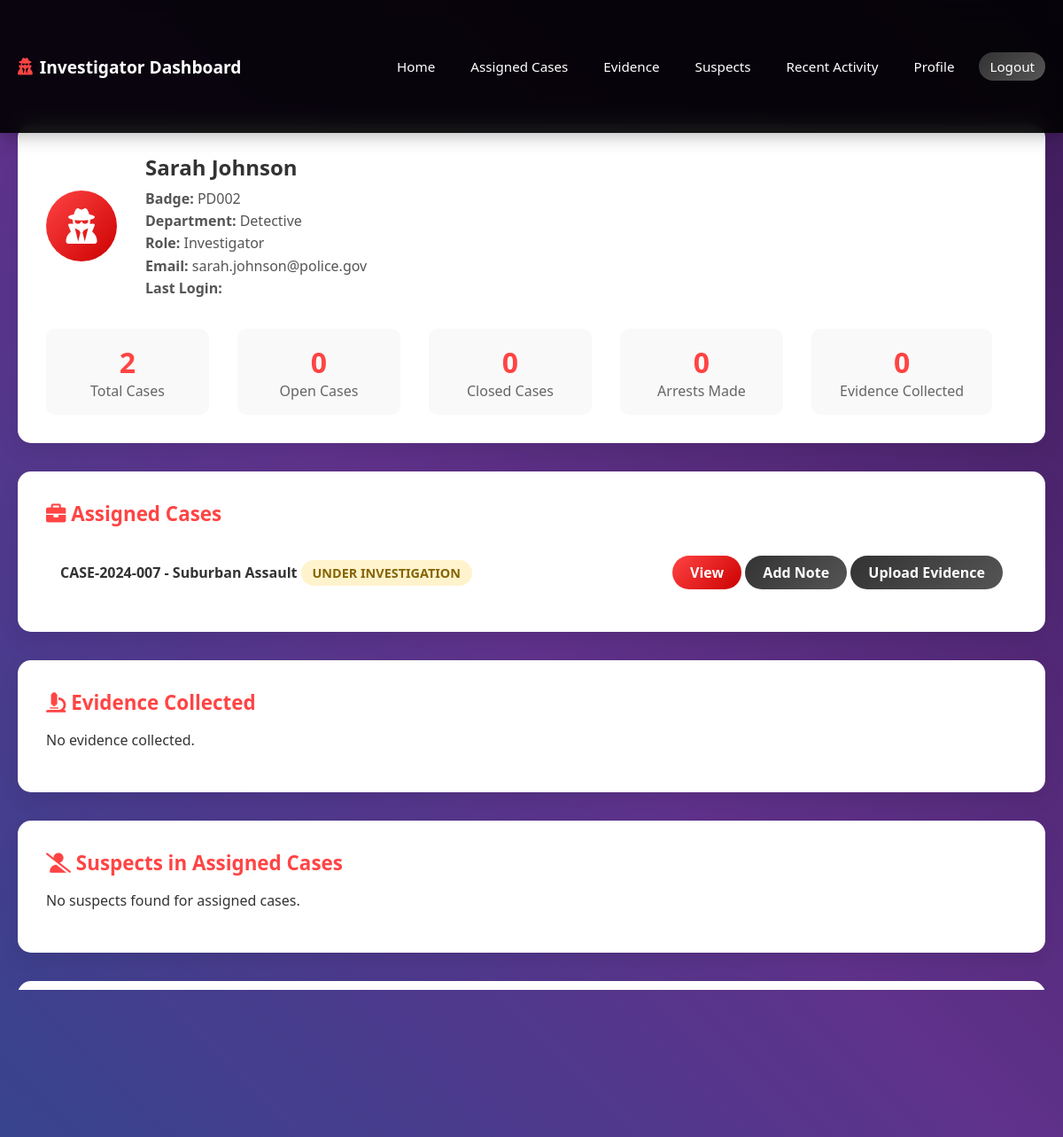
The page /modules/officers/investigator_dashboard.php (signed in) on the database its author committed.
### tables this page shows
CREATE TABLE `users` (
  `id` int(11) NOT NULL,
  `fullname` varchar(100) NOT NULL,
  `email` varchar(100) NOT NULL,
  `username` varchar(50) NOT NULL,
  `badge_number` varchar(20) NOT NULL,
  `department` varchar(50) NOT NULL,
  `role` enum('admin','officer','investigator') NOT NULL,
  `password` varchar(255) NOT NULL,
  `status` enum('active','inactive','suspended') DEFAULT 'active',
  `profile_image` varchar(255) DEFAULT NULL,
  `phone` varchar(20) DEFAULT NULL,
  `address` text DEFAULT NULL,
  `created_at` timestamp NOT NULL DEFAULT current_timestamp(),
  `updated_at` timestamp NOT NULL DEFAULT current_timestamp() ON UPDATE current_timestamp(),
  `last_login` timestamp NULL DEFAULT NULL
);

CREATE TABLE `cases` (
  `id` int(11) NOT NULL,
  `case_number` varchar(50) NOT NULL,
  `title` varchar(200) NOT NULL,
  `description` text NOT NULL,
  `case_type` enum('homicide','robbery','assault','drug_trafficking','fraud','burglary','theft','domestic_violence','sexual_assault','other') NOT NULL,
  `priority` enum('low','medium','high','urgent') DEFAULT 'medium',
  `status` enum('open','under_investigation','pending_trial','closed','cold_case') DEFAULT 'open',
  `location` varchar(200) NOT NULL,
  `incident_date` datetime NOT NULL,
  `reported_date` datetime NOT NULL,
  `assigned_officer` int(11) DEFAULT NULL,
  `lead_investigator` int(11) DEFAULT NULL,
  `estimated_value` decimal(12,2) DEFAULT 0.00,
  `created_by` int(11) NOT NULL,
  `created_at` timestamp NOT NULL DEFAULT current_timestamp(),
  `updated_at` timestamp NOT NULL DEFAULT current_timestamp() ON UPDATE current_timestamp(),
  `closed_at` timestamp NULL DEFAULT NULL
);

### modules/officers/investigator_dashboard.php (the view, shortened to what this page needs)
<?php
$servername = "localhost";
$username = "root";
$password = "";
$dbname = "criminal_management";
try {
    $conn = new PDO("mysql:host=$servername;dbname=$dbname", $username, $password);
    $conn->setAttribute(PDO::ATTR_ERRMODE, PDO::ERRMODE_EXCEPTION);
} catch(PDOException $e) {
    die("Connection failed: " . $e->getMessage());
}
$investigator_id = $_SESSION['user_id'];
$cases_sql = "SELECT c.id, c.case_number, c.title, c.case_type, c.status, c.priority, c.incident_date
              FROM cases c
              WHERE c.lead_investigator = :investigator_id
              ORDER BY c.incident_date DESC";
$cases_stmt = $conn->prepare($cases_sql);
$cases_stmt->execute(['investigator_id' => $investigator_id]);
$assigned_cases = $cases_stmt->fetchAll(PDO::FETCH_ASSOC);
$evidence_sql = "SELECT e.*, c.case_number, c.title
                 FROM evidence e
                 JOIN cases c ON e.case_id = c.id
                 WHERE e.collected_by = :investigator_id
                 ORDER BY e.collected_date DESC";
$evidence_stmt = $conn->prepare($evidence_sql);
$evidence_stmt->execute(['investigator_id' => $investigator_id]);
$evidence_list = $evidence_stmt->fetchAll(PDO::FETCH_ASSOC);
$suspects_sql = "SELECT cr.*, cc.role_in_case, c.case_number
                 FROM criminals cr
                 JOIN case_criminals cc ON cr.id = cc.criminal_id
                 JOIN cases c ON cc.case_id = c.id
                 WHERE c.lead_investigator = :investigator_id
                 ORDER BY cr.fullname";
$suspects_stmt = $conn->prepare($suspects_sql);
$suspects_stmt->execute(['investigator_id' => $investigator_id]);
$suspects = $suspects_stmt->fetchAll(PDO::FETCH_ASSOC);
$activity_sql = "SELECT action, table_name, details, created_at
                 FROM activity_log
                 WHERE user_id = :investigator_id
                 ORDER BY created_at DESC
                 LIMIT 10";
$activity_stmt = $conn->prepare($activity_sql);
$activity_stmt->execute(['investigator_id' => $investigator_id]);
$recent_activity = $activity_stmt->fetchAll(PDO::FETCH_ASSOC);
$stats_sql = "CALL GetOfficerStats(:investigator_id)";
$stats_stmt = $conn->prepare($stats_sql);
$stats_stmt->execute(['investigator_id' => $investigator_id]);
$stats = $stats_stmt->fetch(PDO::FETCH_ASSOC);
$user_sql = "SELECT fullname, email, badge_number, department, role, phone, address, profile_image, last_login
             FROM users WHERE id = :investigator_id";
$user_stmt = $conn->prepare($user_sql);
$user_stmt->execute(['investigator_id' => $investigator_id]);
$profile = $user_stmt->fetch(PDO::FETCH_ASSOC);
?>
<!DOCTYPE html>
<html lang="en">
<head>
    <link href="https://cdnjs.cloudflare.com/ajax/libs/font-awesome/6.0.0/css/all.min.css" rel="stylesheet">
</head>
<body>
    <div class="background-container">
    </div>
    <nav class="navbar">
        <div class="container">
            <div class="nav-content">
                <a href="dashboard.php" class="logo">
                    <i class="fas fa-user-secret"></i>
                    Investigator Dashboard
                </a>
                <ul class="nav-links">
                    <li><a href="investigator_dashboard.php">Home</a></li>
                    <li><a href="#cases">Assigned Cases</a></li>
                    <li><a href="#evidence">Evidence</a></li>
                    <li><a href="#suspects">Suspects</a></li>
                    <li><a href="#activity">Recent Activity</a></li>
                    <li><a href="#profile">Profile</a></li>
                    <li><a href="logout.php" class="btn-secondary">Logout</a></li>
                </ul>
            </div>
        </div>
    </nav>
    <div class="container main-content">
        <section id="profile" class="card">
            <div class="profile-section">
                <div class="profile-avatar">
                    <?php if (!empty($profile['profile_image'])): ?>
                        <img src="<?php echo htmlspecialchars($profile['profile_image']); ?>" alt="Profile Image" />
                    <?php else: ?>
                        <i class="fas fa-user-secret"></i>
                    <?php endif; ?>
                </div>
                <div class="profile-info">
                    <h2><?php echo htmlspecialchars($profile['fullname']); ?></h2>
                    <p><strong>Badge:</strong> <?php echo htmlspecialchars($profile['badge_number']); ?></p>
                    <p><strong>Department:</strong> <?php echo htmlspecialchars($profile['department']); ?></p>
                    <p><strong>Role:</strong> <?php echo ucfirst($profile['role']); ?></p>
                    <p><strong>Email:</strong> <?php echo htmlspecialchars($profile['email']); ?></p>
                    <p><strong>Last Login:</strong> <?php echo htmlspecialchars($profile['last_login']); ?></p>
                </div>
            </div>
            <div class="stats-list">
                <div class="stat-item">
                    <div class="stat-number"><?php echo $stats['total_cases'] ?? 0; ?></div>
                    <div class="stat-label">Total Cases</div>
                </div>
                <div class="stat-item">
                    <div class="stat-number"><?php echo $stats['open_cases'] ?? 0; ?></div>
                    <div class="stat-label">Open Cases</div>
                </div>
                <div class="stat-item">
                    <div class="stat-number"><?php echo $stats['closed_cases'] ?? 0; ?></div>
                    <div class="stat-label">Closed Cases</div>
                </div>
                <div class="stat-item">
                    <div class="stat-number"><?php echo $stats['total_arrests'] ?? 0; ?></div>
                    <div class="stat-label">Arrests Made</div>
                </div>
                <div class="stat-item">
                    <div class="stat-number"><?php echo $stats['evidence_collected'] ?? 0; ?></div>
                    <div class="stat-label">Evidence Collected</div>
                </div>
            </div>
        </section>
        <section id="cases" class="card">
            <div class="card-title"><i class="fas fa-briefcase"></i> Assigned Cases</div>
            <?php if (count($assigned_cases) > 0): ?>
                <ul class="case-list">
                    <?php foreach ($assigned_cases as $case): ?>
                        <li class="case-item">
                            <span>
                                <span class="case-title"><?php echo htmlspecialchars($case['case_number']); ?> - <?php echo htmlspecialchars($case['title']); ?></span>
                                <span class="case-status status-<?php echo $case['status']; ?>"><?php echo ucfirst(str_replace('_', ' ', $case['status'])); ?></span>
                            </span>
                            <span>
                                <a href="view_case.php?id=<?php echo $case['id']; ?>" class="btn btn-primary btn-sm">View</a>
                                <a href="add_case_note.php?case_id=<?php echo $case['id']; ?>" class="btn btn-secondary btn-sm">Add Note</a>
                                <a href="upload_evidence.php?case_id=<?php echo $case['id']; ?>" class="btn btn-secondary btn-sm">Upload Evidence</a>
                            </span>
                        </li>
                    <?php endforeach; ?>
                </ul>
            <?php else: ?>
                <p>No cases assigned.</p>
            <?php endif; ?>
        </section>
        <section id="evidence" class="card">
            <div class="card-title"><i class="fas fa-microscope"></i> Evidence Collected</div>
            <?php if (count($evidence_list) > 0): ?>
                <ul class="evidence-list">
                    <?php foreach ($evidence_list as $evidence): ?>
                        <li class="evidence-item">
                            <span>
                                <strong><?php echo htmlspecialchars($evidence['evidence_number']); ?></strong> -
                                <?php echo htmlspecialchars($evidence['name']); ?> (<?php echo htmlspecialchars($evidence['type']); ?>)
                                <br>
                                <span class="case-title"><?php echo htmlspecialchars($evidence['case_number']); ?> - <?php echo htmlspecialchars($evidence['title']); ?></span>
                            </span>
                            <span>
                                <a href="view_evidence.php?id=<?php echo $evidence['id']; ?>" class="btn btn-primary btn-sm">View</a>
                            </span>
                        </li>
                    <?php endforeach; ?>
                </ul>
            <?php else: ?>
                <p>No evidence collected.</p>
            <?php endif; ?>
        </section>
        <section id="suspects" class="card">
            <div class="card-title"><i class="fas fa-user-slash"></i> Suspects in Assigned Cases</div>
            <?php if (count($suspects) > 0): ?>
                <ul class="suspect-list">
                    <?php foreach ($suspects as $suspect): ?>
                        <li class="suspect-item">
                            <span>
                                <strong><?php echo htmlspecialchars($suspect['fullname']); ?></strong>
                                <?php if ($suspect['alias']): ?>
                                    (<?php echo htmlspecialchars($suspect['alias']); ?>)
                                <?php endif; ?>
                                - <em><?php echo htmlspecialchars($suspect['role_in_case']); ?></em>
                                <br>
                                <span class="case-title"><?php echo htmlspecialchars($suspect['case_number']); ?></span>
                            </span>
                            <span>
                                <a href="view_criminal.php?id=<?php echo $suspect['id']; ?>" class="btn btn-primary btn-sm">View Profile</a>
                            </span>
                        </li>
                    <?php endforeach; ?>
                </ul>
            <?php else: ?>
                <p>No suspects found for assigned cases.</p>
            <?php endif; ?>
        </section>
        <section id="activity" class="card">
            <div class="card-title"><i class="fas fa-history"></i> Recent Activity</div>
            <?php if (count($recent_activity) > 0): ?>
                <ul class="activity-list">
                    <?php foreach ($recent_activity as $activity): ?>
                        <li class="activity-item">
                            <span>
                                <strong><?php echo htmlspecialchars($activity['action']); ?></strong>
                                <?php if ($activity['table_name']): ?>
                                    on <em><?php echo htmlspecialchars($activity['table_name']); ?></em>
                                <?php endif; ?>
                                <br>
                                <span><?php echo htmlspecialchars($activity['details']); ?></span>
                            </span>
                            <span>
                                <small><?php echo date('M d, Y H:i', strtotime($activity['created_at'])); ?></small>
                            </span>
                        </li>
                    <?php endforeach; ?>
                </ul>
            <?php else: ?>
                <p>No recent activity.</p>
            <?php endif; ?>
        </section>
    </div>
</body>
</html>

### modules/officers/investigator_dashboard.php (style rules this page uses)
body { font-family: 'Segoe UI', Tahoma, Geneva, Verdana, sans-serif; background: #f4f6fa; color: #333; margin: 0; padding: 0; }
.background-container { position: fixed; top: 0; left: 0; width: 100%; height: 100%; z-index: -1; overflow: hidden; }
.container { max-width: 1200px; margin: 0 auto; padding: 40px 20px; }
.navbar { background: rgba(0,0,0,0.9); backdrop-filter: blur(10px); padding: 0.5rem 0; position: fixed; width: 100%; top: 0; z-index: 1000; box-shadow: 0 2px 20px rgba(0,0,0,0.3); }
.nav-content { display: flex; justify-content: space-between; align-items: center; }
.logo { font-size: 1.2rem; font-weight: bold; color: #fff; text-decoration: none; display: flex; align-items: center; gap: 8px; }
.logo i { color: #ff4444; }
.nav-links { display: flex; list-style: none; gap: 1rem; }
.nav-links a { text-decoration: none; color: #fff; font-weight: 500; transition: color 0.3s ease; padding: 6px 12px; border-radius: 16px; font-size: 0.95rem; }
.main-content { margin-top: 100px; }
.card { background: white; border-radius: 15px; box-shadow: 0 10px 25px rgba(0,0,0,0.08); padding: 2rem; margin-bottom: 2rem; transition: transform 0.3s ease, box-shadow 0.3s ease; }
.card-title { font-size: 1.4rem; color: #ff4444; margin-bottom: 1rem; font-weight: 700; }
.profile-section { display: flex; align-items: center; gap: 2rem; margin-bottom: 2rem; }
.profile-avatar { width: 80px; height: 80px; border-radius: 50%; background: linear-gradient(135deg, #ff4444 0%, #cc0000 100%); display: flex; align-items: center; justify-content: center; color: white; font-size: 2.5rem; overflow: hidden; }
.profile-info h2 { margin: 0 0 0.5rem 0; font-size: 1.5rem; }
.profile-info p { margin: 0.2rem 0; color: #555; }
.stats-list { display: flex; gap: 2rem; flex-wrap: wrap; }
.stat-item { background: #f9f9f9; border-radius: 10px; padding: 1rem 2rem; text-align: center; min-width: 120px; }
.stat-number { font-size: 2rem; color: #ff4444; font-weight: bold; }
.stat-label { font-size: 1rem; color: #666; }
.case-list, .evidence-list, .suspect-list, .activity-list { list-style: none; padding: 0; margin: 0; }
.case-item, .evidence-item, .suspect-item, .activity-item { padding: 1rem; border-bottom: 1px solid #eee; display: flex; align-items: center; justify-content: space-between; }
.case-item:last-child, .evidence-item:last-child, .suspect-item:last-child, .activity-item:last-child { border-bottom: none; }
.case-title { font-weight: 600; color: #333; }
.case-status { padding: 0.3rem 0.8rem; border-radius: 20px; font-size: 0.9rem; font-weight: 600; text-transform: uppercase; }
.status-under_investigation { background: #fff3cd; color: #856404; }
.btn { padding: 8px 20px; border: none; border-radius: 50px; font-size: 1rem; font-weight: 600; cursor: pointer; transition: all 0.3s ease; text-decoration: none; display: inline-block; text-align: center; }
.btn-primary { background: linear-gradient(135deg, #ff4444 0%, #cc0000 100%); color: white; }
.btn-secondary { background: linear-gradient(135deg, #333 0%, #555 100%); color: white; }

### rows shown on the page
users: fullname "Sarah Johnson", badge_number "PD002", department "Detective", role "Investigator", email "sarah.johnson@police.gov"
cases: case_number "CASE-2024-007", title "Suburban Assault", status "UNDER INVESTIGATION"

### other values the page prints
$stats['total_cases'] "2"
$stats['open_cases'] "0"
$stats['closed_cases'] "0"
$stats['total_arrests'] "0"
$stats['evidence_collected'] "0"
